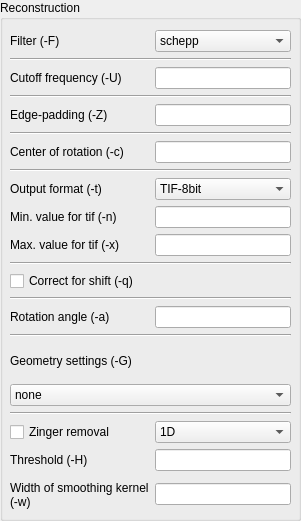
   <widget class="QGroupBox" name="groupBox_4">
    <property name="geometry">
     <rect>
      <x>940</x>
      <y>30</y>
      <width>301</width>
      <height>521</height>
     </rect>
    </property>
    <property name="title">
     <string>Reconstruction</string>
    </property>
    <widget class="QWidget" name="gridLayoutWidget_7">
     <property name="geometry">
      <rect>
       <x>10</x>
       <y>30</y>
       <width>281</width>
       <height>482</height>
      </rect>
     </property>
     <layout class="QGridLayout" name="gridLayout_7">
      <item row="18" column="0" colspan="2">
       <widget class="QComboBox" name="geometry">
        <property name="toolTip">
         <string>If 'none', then the flag is not set at all.</string>
        </property>
        <item>
         <property name="text">
          <string>none</string>
         </property>
        </item>
        <item>
         <property name="text">
          <string>sampling from 0-&gt;pi</string>
         </property>
        </item>
        <item>
         <property name="text">
          <string>angles in angles.txt</string>
         </property>
        </item>
        <item>
         <property name="text">
          <string>sampling from 0-&gt;2pi</string>
         </property>
        </item>
       </widget>
      </item>
      <item row="21" column="0">
       <widget class="QLabel" name="label_40">
        <property name="text">
         <string>Threshold (-H)</string>
        </property>
       </widget>
      </item>
      <item row="5" column="1">
       <widget class="QLineEdit" name="edgepadding"/>
      </item>
      <item row="5" column="0">
       <widget class="QLabel" name="label_38">
        <property name="text">
         <string>Edge-padding (-Z)</string>
        </property>
       </widget>
      </item>
      <item row="9" column="0">
       <widget class="QLabel" name="label_23">
        <property name="text">
         <string>Output format (-t)</string>
        </property>
       </widget>
      </item>
      <item row="0" column="1">
       <widget class="QComboBox" name="filter">
        <property name="toolTip">
         <string>If 'none', then the flag is not set at all.</string>
        </property>
        <item>
         <property name="text">
          <string>schepp</string>
         </property>
        </item>
        <item>
         <property name="text">
          <string>hanning</string>
         </property>
        </item>
        <item>
         <property name="text">
          <string>hamming</string>
         </property>
        </item>
        <item>
         <property name="text">
          <string>ramlak</string>
         </property>
        </item>
        <item>
         <property name="text">
          <string>parzen</string>
         </property>
        </item>
        <item>
         <property name="text">
          <string>lanczos</string>
         </property>
        </item>
        <item>
         <property name="text">
          <string>dpc</string>
         </property>
        </item>
        <item>
         <property name="text">
          <string>none</string>
         </property>
        </item>
       </widget>
      </item>
      <item row="16" column="0" colspan="2">
       <widget class="Line" name="line_16">
        <property name="orientation">
         <enum>Qt::Horizontal</enum>
        </property>
       </widget>
      </item>
      <item row="12" column="0" colspan="2">
       <widget class="Line" name="line_13">
        <property name="orientation">
         <enum>Qt::Horizontal</enum>
        </property>
       </widget>
      </item>
      <item row="15" column="1">
       <widget class="QLineEdit" name="rotationangle"/>
      </item>
      <item row="1" column="0" colspan="2">
       <widget class="Line" name="line_7">
        <property name="orientation">
         <enum>Qt::Horizontal</enum>
        </property>
       </widget>
      </item>
      <item row="7" column="1">
       <widget class="QLineEdit" name="centerofrotation"/>
      </item>
      <item row="0" column="0">
       <widget class="QLabel" name="label_17">
        <property name="text">
         <string>Filter (-F)</string>
        </property>
       </widget>
      </item>
      <item row="3" column="0">
       <widget class="QLabel" name="label_37">
        <property name="text">
         <string>Cutoff frequency (-U) </string>
        </property>
       </widget>
      </item>
      <item row="9" column="1">
       <widget class="QComboBox" name="outputtype">
        <property name="toolTip">
         <string>If 'none', then the flag is not set at all.</string>
        </property>
        <item>
         <property name="text">
          <string>TIF-8bit</string>
         </property>
        </item>
        <item>
         <property name="text">
          <string>DMP</string>
         </property>
        </item>
        <item>
         <property name="text">
          <string>DMP+HDF5</string>
         </property>
        </item>
        <item>
         <property name="text">
          <string>TIF-16bit</string>
         </property>
        </item>
        <item>
         <property name="text">
          <string>none</string>
         </property>
        </item>
       </widget>
      </item>
      <item row="17" column="0">
       <widget class="QLabel" name="label_32">
        <property name="text">
         <string>Geometry settings (-G)</string>
        </property>
       </widget>
      </item>
      <item row="7" column="0">
       <widget class="QLabel" name="label_39">
        <property name="text">
         <string>Center of rotation (-c)</string>
        </property>
       </widget>
      </item>
      <item row="8" column="0" colspan="2">
       <widget class="Line" name="line_10">
        <property name="orientation">
         <enum>Qt::Horizontal</enum>
        </property>
       </widget>
      </item>
      <item row="20" column="0">
       <widget class="QCheckBox" name="zingeron">
        <property name="toolTip">
         <string>If 1D is selected the zinger removal is applied during the reconstruction step on a sinogram. In de 2D version (not implemented yet) it is applied on a corrected projection, before creating the sinogram.</string>
        </property>
        <property name="text">
         <string>Zinger removal</string>
        </property>
       </widget>
      </item>
      <item row="3" column="1">
       <widget class="QLineEdit" name="cutofffrequency"/>
      </item>
      <item row="13" column="0">
       <widget class="QCheckBox" name="shiftcorrection">
        <property name="text">
         <string>Correct for shift (-q)</string>
        </property>
       </widget>
      </item>
      <item row="15" column="0">
       <widget class="QLabel" name="label_31">
        <property name="text">
         <string>Rotation angle (-a)</string>
        </property>
       </widget>
      </item>
      <item row="14" column="0" colspan="2">
       <widget class="Line" name="line_14">
        <property name="orientation">
         <enum>Qt::Horizontal</enum>
        </property>
       </widget>
      </item>
      <item row="4" column="0" colspan="2">
       <widget class="Line" name="line_9">
        <property name="orientation">
         <enum>Qt::Horizontal</enum>
        </property>
       </widget>
      </item>
      <item row="19" column="0" colspan="2">
       <widget class="Line" name="line_21">
        <property name="orientation">
         <enum>Qt::Horizontal</enum>
        </property>
       </widget>
      </item>
      <item row="6" column="0" colspan="2">
       <widget class="Line" name="line_11">
        <property name="orientation">
         <enum>Qt::Horizontal</enum>
        </property>
       </widget>
      </item>
      <item row="22" column="0">
       <widget class="QLabel" name="label_41">
        <property name="minimumSize">
         <size>
          <width>0</width>
          <height>35</height>
         </size>
        </property>
        <property name="text">
         <string>Width of smoothing kernel (-w)</string>
        </property>
        <property name="wordWrap">
         <bool>true</bool>
        </property>
       </widget>
      </item>
      <item row="21" column="1">
       <widget class="QLineEdit" name="zinger_thresh"/>
      </item>
      <item row="22" column="1">
       <widget class="QLineEdit" name="zinger_width"/>
      </item>
      <item row="10" column="0">
       <widget class="QLabel" name="label_35">
        <property name="text">
         <string>Min. value for tif (-n)</string>
        </property>
       </widget>
      </item>
      <item row="10" column="1">
       <widget class="QLineEdit" name="tifmin"/>
      </item>
      <item row="11" column="0">
       <widget class="QLabel" name="label_42">
        <property name="text">
         <string>Max. value for tif (-x)</string>
        </property>
       </widget>
      </item>
      <item row="11" column="1">
       <widget class="QLineEdit" name="tifmax"/>
      </item>
      <item row="20" column="1">
       <widget class="QComboBox" name="zingermode">
        <item>
         <property name="text">
          <string>1D</string>
         </property>
        </item>
        <item>
         <property name="text">
          <string>2D</string>
         </property>
        </item>
       </widget>
      </item>
     </layout>
    </widget>
   </widget>
